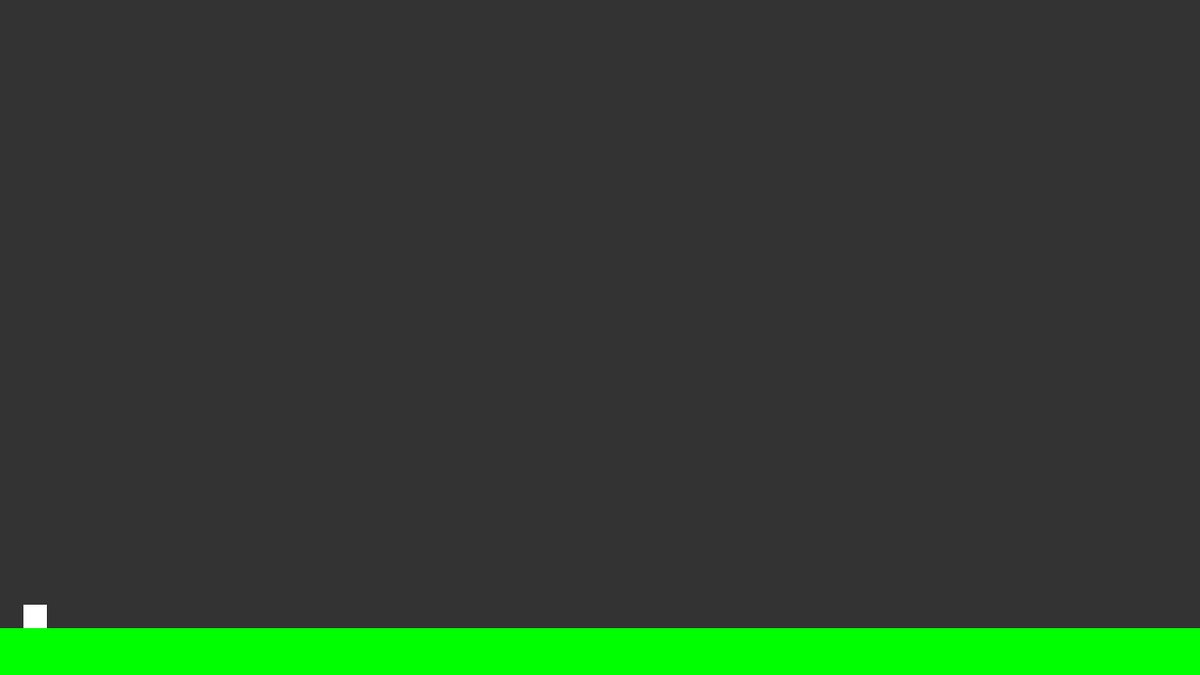
Frame 1 (no input)
Frame 60 (no input): identical to frame 1, image omitted
Frame 120 (the mouse pressed at the canvas centre since frame 60): identical to frame 1, image omitted

The p5.js sketch that drew this single still picture (run headless with seeded random() and noise() and a simulated clock; from frame 60 on, the mouse is pressed at the canvas centre):

// p5.js sketch
// ── sketch.js
var platforms = [];
var player;
function setup(){
    createCanvas(1280, 720);
    platforms.push(new Platform(0, height-50, width, 50, 'rgb(0,255,0)'));
    player = new Player(25,height - 75, 25, 25, 'rgb(255,255,255)');
}

function draw() {
    background(51);
    
    for(var i=0; i<platforms.length; i++){
        platforms[i].render();
    }
    player.render();
    player.move();
}
// ── events.js
function keyPressed() {
  if (keyCode === RIGHT_ARROW) {
    player.setDir(1);
  } else if (keyCode === LEFT_ARROW) {
    player.setDir(-1);
  }
}

function keyReleased() {
    if ((keyCode === RIGHT_ARROW && player.xdir === 1 )|| (keyCode === LEFT_ARROW && player.xdir === -1)) {
    player.setDir(0);
    }
}
// ── platform.js
function Platform(x,y,w,h,c){
    this.width = w;
    this.height = h;
    this.color = c;
    this.render = function(){
        push();
        fill(this.color);
        noStroke();
        rect(x,y, this.width, this.height);
        pop();
    }
}
// ── player.js
function Player(x,y,h,w,c){
    this.x = x;
    this.y = y;
    this.height = h;
    this.width = w;
    this.color = c;
    this.xdir = 0;
    this.render = function(){
        push();
        fill(this.color);
        noStroke();
        rect(this.x,this.y, this.width, this.height);
        pop();
    }
    this.setDir = function(dir){
        this.xdir = dir;
    }
    this.move = function(){
        if((this.x>= 5 && this.xdir === -1) || (this.x<=width-(this.xdir*5)-this.width && this.xdir === 1)){
            this.x += this.xdir*5;
        }
    }
}
